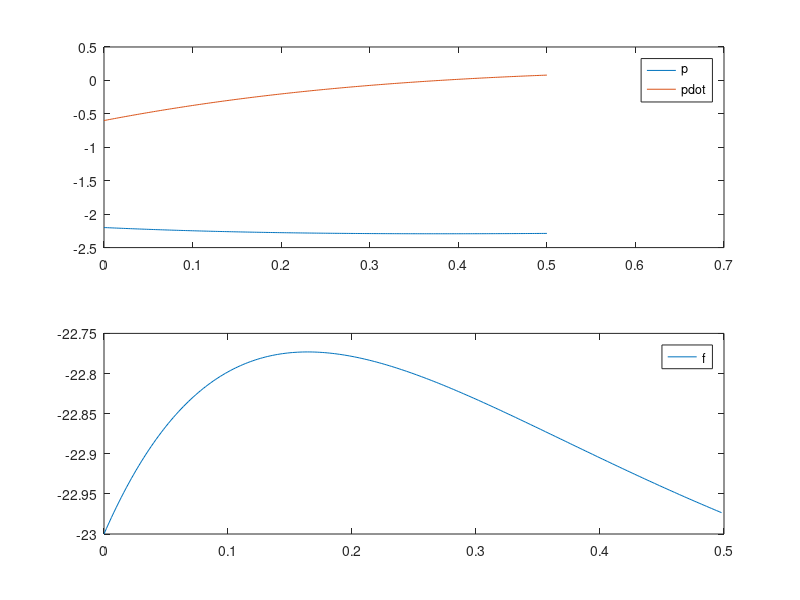

This chart was generated by the following MATLAB code:
function startercode002727
[T,X,U,XFORDISPLAY] = RunSimulation;
PlotResults(T,X,U);
p = mat2str(XFORDISPLAY(1),8)
pdot = mat2str(XFORDISPLAY(2),8)
end

function [actuators,data] = initControlSystem(sensors,references,parameters,data)
%%%%%%%%%%%%%%%%%%
% MODIFY
data.A = [0, 1; -8/3, -10/3];
data.B = [0; 1/3];
data.C = [0, 1];
data.xhat = [0;0];
data.u = 0;

pcon = [-2, -1];
pobs = [-6, -3];

data.K = acker(data.A, data.B, pcon);
data.L = acker(data.A', data.C', pobs)';
%
%%%%%%%%%%%%%%%%%%
[actuators,data] = runControlSystem(sensors,references,parameters,data);
end

function [actuators,data] = runControlSystem(sensors,references,parameters,data)
%%%%%%%%%%%%%%%%%%
% MODIFY
pE = -2;
fE = 8*pE - 7;
u = -data.K * data.xhat;
y = sensors.pdot;
data.xhat = data.xhat + (data.A*data.xhat + data.B*u - data.L*(data.C*data.xhat - y)) * parameters.tStep;
actuators.f = u + fE;
%
%%%%%%%%%%%%%%%%%%
end

function [T,X,U,XFORDISPLAY] = RunSimulation
[t,x,tStep,nSteps,nStepsForDisplay] = InitSimulation;
T = t;
X = x;
U = [];
controller.init = @initControlSystem;
controller.run = @runControlSystem;
controller.sensors = GetSensors(t,x);
controller.references = struct;
controller.parameters = struct('tStep',tStep);
controller.data = struct;
[controller.actuators,controller.data] = ...
    controller.init(controller.sensors, ...
                    controller.references, ...
                    controller.parameters, ...
                    controller.data);
for iStep = 1:nSteps
    u = GetInput(controller.actuators);
    [t,x] = ode45(@(t,x) GetXDot(t,x,u),[t t+tStep],x);
    t = t(end);
    x = x(end,:)';
    controller.sensors = GetSensors(t,x);
    [controller.actuators,controller.data] = ...
    controller.run(controller.sensors, ...
                    controller.references, ...
                    controller.parameters, ...
                    controller.data);
    T = [T t];
    X = [X x];
    U = [U u];
    if iStep==nStepsForDisplay
        XFORDISPLAY = x;
    end
end
end

function [t,x,tStep,nSteps,nStepsForDisplay] = InitSimulation
t = 0;
x = [-2.20; -0.60];
tStep = 0.002;
nStepsForDisplay = 25;
nSteps = 250;
end

function u = GetInput(actuators)
u = actuators.f;
end

function sensors = GetSensors(t,x)
sensors.t = t;
sensors.pdot = x(2);
end

function xdot = GetXDot(t,x,u)
xdot = [x(2); (1/3)*(-(10*x(2)+8*x(1)+-7)+u(1))];
end

function PlotResults(T,X,U)
clf;
subplot(2,1,1);
plot(T,X);
legend('p','pdot');
subplot(2,1,2);
plot(T(1:end-1),U);
legend('f');
end
